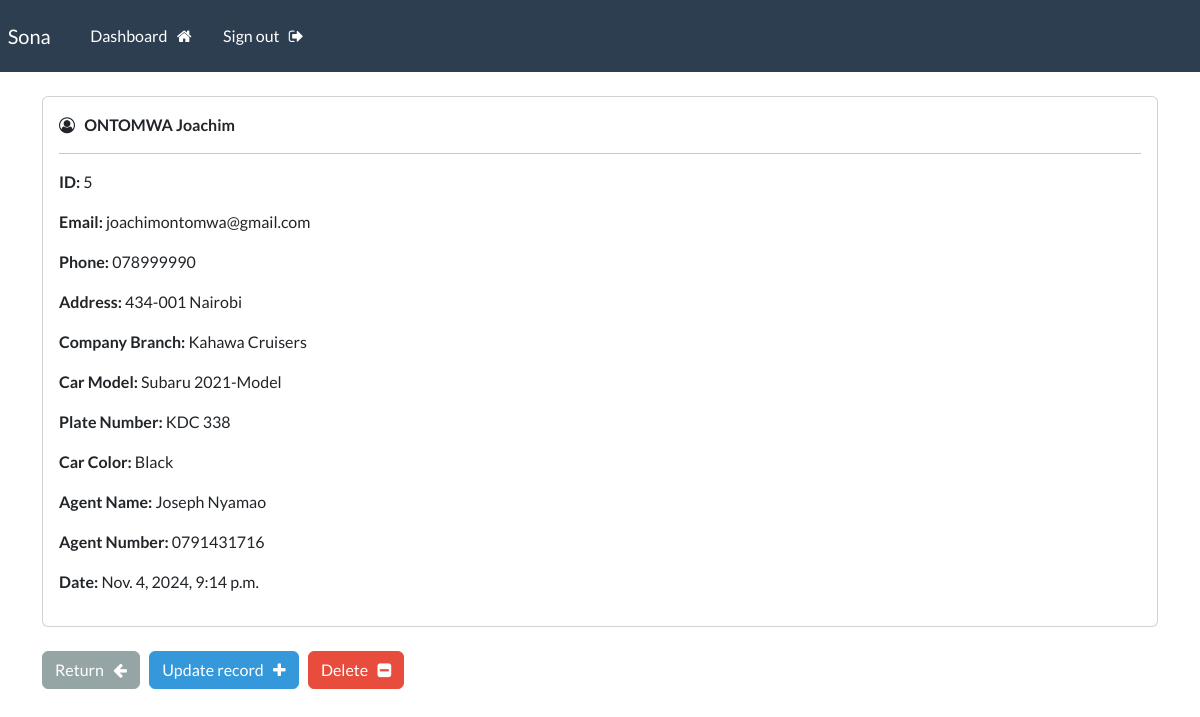
Page /view-record/5 (signed in) on the committed database.
### crudapp/models.py (models this page shows, shortened)
class Record(models.Model):
    creation_date = models.DateTimeField(auto_now_add=True)
    first_name = models.CharField(max_length=100)
    last_name = models.CharField(max_length=100)
    email = models.CharField(max_length=255)
    phone = models.CharField(max_length=20)
    address = models.CharField(max_length=300)
    company_branch = models.CharField(max_length=255, default='')
    car_model = models.CharField(max_length=200, default='')
    plate_number = models.CharField(max_length=200, default='')
    car_color = models.CharField(max_length=200, default='')
    agent_name = models.CharField(max_length=200, default='')
    agent_number = models.CharField(max_length=200, default='')

### crudapp/views.py (the view)
# urls.py: path('view-record/<int:pk>', views.single_record, name="view-record"),
@login_required(login_url='my-login')
def single_record(request, pk):
    all_records = Record.objects.get(id=pk)
    context = {'record':all_records}
    return render(request, 'view-record.html', context=context)

### templates/view-record.html (shortened to what this page needs)
{% extends 'base.html' %}
{% block content %}
    <div class="card">
        <div class="card-body">
            <i class='fa fa-user-circle-o' aria-hidden="true"></i> &nbsp;
            <strong>
                {{record.last_name|upper}}
                {{record.first_name}}
            </strong>
            <hr>
            <p> <strong>ID: </strong>{{record.id}}</p>
            <p> <strong>Email: </strong>{{record.email}}</p>
            <p> <strong>Phone: </strong>{{record.phone}}</p>
            <p> <strong>Address: </strong>{{record.address}}</p>
            <p> <strong> Company Branch: </strong>{{record.company_branch}}</p>
            <p> <strong>Car Model: </strong>{{record.car_model}}</p>
            <p> <strong>Plate Number: </strong>{{record.plate_number}}</p>
            <p> <strong>Car Color: </strong>{{record.car_color}}</p>
            <p> <strong>Agent Name: </strong>{{record.agent_name}}</p>
            <p> <strong>Agent Number: </strong>{{record.agent_number}}</p>
            <p> <strong>Date: </strong>{{record.creation_date}}</p>
        </div>
    </div>
    <br>
    <a href="{% url 'dashboard' %}" class="btn btn-secondary">Return &nbsp; <i class='fa fa-arrow-left' aria-hidden="true"></i></a>
    <a href="{% url 'update-record' record.id %}" class="btn btn-info">Update record  &nbsp; <i class='fa fa-plus' aria-hidden="true"></i></a>
    <a href="{% url 'delete-record' record.id %}" class="btn btn-danger">Delete  &nbsp; <i class='fa fa-minus-square' aria-hidden="true"></i></a>
{% endblock %}

### rows in the picture
Record: last_name "ONTOMWA", first_name "Joachim", id "5", email "joachimontomwa@gmail.com", phone "078999990", address "434-001 Nairobi", company_branch "Kahawa Cruisers", car_model "Subaru 2021-Model", plate_number "KDC 338", car_color "Black", agent_name "Joseph Nyamao", agent_number "0791431716", creation_date "Nov. 4, 2024, 9:14 p.m."
